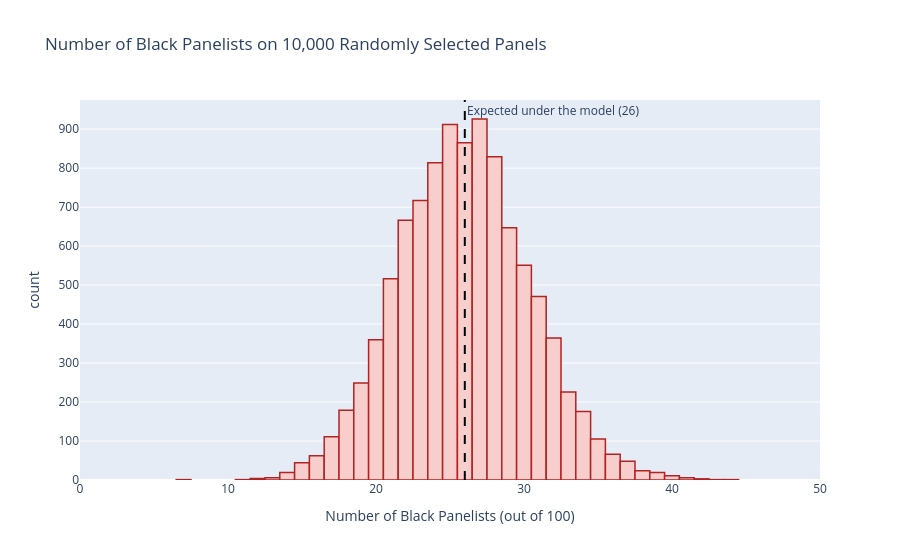

Write notebook code for a chart like this one.
### Code cell
# Visualize the simulated counts
fig = px.histogram(simulated_counts,
                   title = "Number of Black Panelists on 10,000 Randomly Selected Panels",
                   labels = {"value":"Number of Black Panelists (out of 100)"},
                   range_x = [0, 50],
                   height = 550)

fig.update_traces(showlegend = False,
                  marker_color = "#F8CECC",
                  marker_line_color = "firebrick",
                  marker_line_width = 1.5)

fig.add_vline(x = 26,
              line_width = 2,
              line_dash = "dash",
              line_color = "black",
              annotation_text = "Expected under the model (26)",
              annotation_position = "top right")

### Figure 1 — Plotly figure (JSON) as saved in the notebook; plotly's stock layout.template omitted (floating-point values rounded to 4 significant figures; data arrays with more than 128 entries replaced by an {"elided": "..."} marker saying what was removed)
{"data": [{"alignmentgroup": "True", "bingroup": "x", "hovertemplate": "variable=0<br>Number of Black Panelists (out of 100)=%{x}<br>count=%{y}<extra></extra>", "legendgroup": "0", "marker": {"color": "#F8CECC", "line": {"color": "firebrick", "width": 1.5}, "pattern": {"shape": ""}}, "name": "0", "offsetgroup": "0", "orientation": "v", "showlegend": false, "type": "histogram", "x": {"elided": "10000 int values"}, "xaxis": "x", "yaxis": "y"}], "layout": {"annotations": [{"showarrow": false, "text": "Expected under the model (26)", "x": 26, "xanchor": "left", "xref": "x", "y": 1, "yanchor": "top", "yref": "y domain"}], "autosize": true, "barmode": "relative", "legend": {"title": {"text": "variable"}, "tracegroupgap": 0}, "shapes": [{"line": {"color": "black", "dash": "dash", "width": 2}, "type": "line", "x0": 26, "x1": 26, "xref": "x", "y0": 0, "y1": 1, "yref": "y domain"}], "title": {"text": "Number of Black Panelists on 10,000 Randomly Selected Panels"}, "xaxis": {"anchor": "y", "domain": [0, 1], "range": [0, 50], "title": {"text": "Number of Black Panelists (out of 100)"}, "type": "linear"}, "yaxis": {"anchor": "x", "autorange": true, "domain": [0, 1], "range": [0, 974.7], "title": {"text": "count"}}}}
